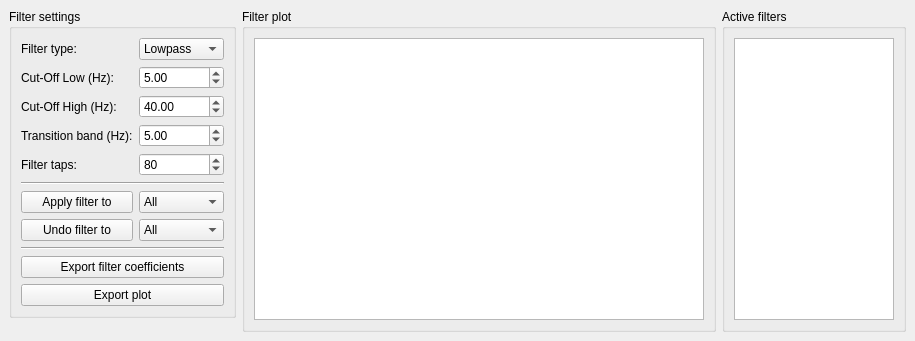
<?xml version="1.0" encoding="UTF-8"?>
<ui version="4.0">
 <class>FilterWindowDockWidget</class>
 <widget class="QDockWidget" name="FilterWindowDockWidget">
  <property name="geometry">
   <rect>
    <x>0</x>
    <y>0</y>
    <width>896</width>
    <height>341</height>
   </rect>
  </property>
  <property name="allowedAreas">
   <set>Qt::BottomDockWidgetArea|Qt::TopDockWidgetArea</set>
  </property>
  <property name="windowTitle">
   <string>Filter</string>
  </property>
  <widget class="QWidget" name="dockWidgetContents">
   <layout class="QVBoxLayout" name="verticalLayout_2">
    <item>
     <layout class="QGridLayout" name="gridLayout_4">
      <property name="topMargin">
       <number>0</number>
      </property>
      <item row="0" column="0">
       <widget class="QGroupBox" name="m_groupBox_filterSettings">
        <property name="sizePolicy">
         <sizepolicy hsizetype="Fixed" vsizetype="Fixed">
          <horstretch>0</horstretch>
          <verstretch>0</verstretch>
         </sizepolicy>
        </property>
        <property name="minimumSize">
         <size>
          <width>0</width>
          <height>0</height>
         </size>
        </property>
        <property name="maximumSize">
         <size>
          <width>16777215</width>
          <height>16777215</height>
         </size>
        </property>
        <property name="title">
         <string>Filter settings</string>
        </property>
        <layout class="QGridLayout" name="gridLayout">
         <item row="0" column="0">
          <layout class="QGridLayout" name="gridLayout_3">
           <property name="leftMargin">
            <number>0</number>
           </property>
           <property name="topMargin">
            <number>0</number>
           </property>
           <property name="rightMargin">
            <number>0</number>
           </property>
           <property name="verticalSpacing">
            <number>6</number>
           </property>
           <item row="3" column="1">
            <widget class="QDoubleSpinBox" name="m_doubleSpinBox_transitionband">
             <property name="maximum">
              <double>999.000000000000000</double>
             </property>
             <property name="singleStep">
              <double>1.000000000000000</double>
             </property>
             <property name="value">
              <double>5.000000000000000</double>
             </property>
            </widget>
           </item>
           <item row="3" column="0">
            <widget class="QLabel" name="m_label_transitionBand">
             <property name="text">
              <string>Transition band (Hz):</string>
             </property>
            </widget>
           </item>
           <item row="2" column="0">
            <widget class="QLabel" name="m_label_highpass">
             <property name="text">
              <string>Cut-Off High (Hz):</string>
             </property>
            </widget>
           </item>
           <item row="0" column="1">
            <widget class="QComboBox" name="m_comboBox_filterType">
             <property name="sizePolicy">
              <sizepolicy hsizetype="Fixed" vsizetype="Fixed">
               <horstretch>0</horstretch>
               <verstretch>0</verstretch>
              </sizepolicy>
             </property>
             <item>
              <property name="text">
               <string>Lowpass</string>
              </property>
             </item>
             <item>
              <property name="text">
               <string>Highpass</string>
              </property>
             </item>
             <item>
              <property name="text">
               <string>Bandpass</string>
              </property>
             </item>
            </widget>
           </item>
           <item row="0" column="0">
            <widget class="QLabel" name="m_label_filterType">
             <property name="text">
              <string>Filter type:</string>
             </property>
            </widget>
           </item>
           <item row="7" column="1">
            <widget class="QComboBox" name="m_comboBox_filterUndoTo">
             <item>
              <property name="text">
               <string>All</string>
              </property>
             </item>
             <item>
              <property name="text">
               <string>MEG</string>
              </property>
             </item>
             <item>
              <property name="text">
               <string>EEG</string>
              </property>
             </item>
             <item>
              <property name="text">
               <string>ECG</string>
              </property>
             </item>
             <item>
              <property name="text">
               <string>EOG</string>
              </property>
             </item>
             <item>
              <property name="text">
               <string>EMG</string>
              </property>
             </item>
            </widget>
           </item>
           <item row="2" column="1">
            <widget class="QDoubleSpinBox" name="m_doubleSpinBox_highpass">
             <property name="maximum">
              <double>999.000000000000000</double>
             </property>
             <property name="singleStep">
              <double>1.000000000000000</double>
             </property>
             <property name="value">
              <double>40.000000000000000</double>
             </property>
            </widget>
           </item>
           <item row="6" column="1">
            <widget class="QComboBox" name="m_comboBox_filterApplyTo">
             <item>
              <property name="text">
               <string>All</string>
              </property>
             </item>
             <item>
              <property name="text">
               <string>MEG</string>
              </property>
             </item>
             <item>
              <property name="text">
               <string>EEG</string>
              </property>
             </item>
             <item>
              <property name="text">
               <string>ECG</string>
              </property>
             </item>
             <item>
              <property name="text">
               <string>EOG</string>
              </property>
             </item>
             <item>
              <property name="text">
               <string>EMG</string>
              </property>
             </item>
            </widget>
           </item>
           <item row="7" column="0">
            <widget class="QPushButton" name="m_pushButton_undoFiltering">
             <property name="sizePolicy">
              <sizepolicy hsizetype="Preferred" vsizetype="Fixed">
               <horstretch>0</horstretch>
               <verstretch>0</verstretch>
              </sizepolicy>
             </property>
             <property name="text">
              <string>Undo filter to</string>
             </property>
            </widget>
           </item>
           <item row="6" column="0">
            <widget class="QPushButton" name="m_pushButton_applyFilter">
             <property name="sizePolicy">
              <sizepolicy hsizetype="Preferred" vsizetype="Fixed">
               <horstretch>0</horstretch>
               <verstretch>0</verstretch>
              </sizepolicy>
             </property>
             <property name="text">
              <string>Apply filter to</string>
             </property>
            </widget>
           </item>
           <item row="1" column="1">
            <widget class="QDoubleSpinBox" name="m_doubleSpinBox_lowpass">
             <property name="maximum">
              <double>999.000000000000000</double>
             </property>
             <property name="singleStep">
              <double>1.000000000000000</double>
             </property>
             <property name="value">
              <double>5.000000000000000</double>
             </property>
            </widget>
           </item>
           <item row="9" column="0" colspan="2">
            <widget class="QPushButton" name="m_pushButton_exportFilter">
             <property name="text">
              <string>Export filter coefficients</string>
             </property>
            </widget>
           </item>
           <item row="8" column="0" colspan="2">
            <widget class="Line" name="line_2">
             <property name="orientation">
              <enum>Qt::Horizontal</enum>
             </property>
            </widget>
           </item>
           <item row="1" column="0">
            <widget class="QLabel" name="m_label_lowpass">
             <property name="text">
              <string>Cut-Off Low (Hz):</string>
             </property>
            </widget>
           </item>
           <item row="4" column="0">
            <widget class="QLabel" name="label">
             <property name="text">
              <string>Filter taps:</string>
             </property>
            </widget>
           </item>
           <item row="10" column="0" colspan="2">
            <widget class="QPushButton" name="m_pushButton_exportPlot">
             <property name="text">
              <string>Export plot</string>
             </property>
            </widget>
           </item>
           <item row="4" column="1">
            <widget class="QSpinBox" name="m_spinBox_filterTaps">
             <property name="minimum">
              <number>9</number>
             </property>
             <property name="maximum">
              <number>256</number>
             </property>
             <property name="value">
              <number>80</number>
             </property>
            </widget>
           </item>
           <item row="5" column="0" colspan="2">
            <widget class="Line" name="line">
             <property name="orientation">
              <enum>Qt::Horizontal</enum>
             </property>
            </widget>
           </item>
          </layout>
         </item>
        </layout>
       </widget>
      </item>
      <item row="1" column="0">
       <spacer name="verticalSpacer">
        <property name="orientation">
         <enum>Qt::Vertical</enum>
        </property>
        <property name="sizeHint" stdset="0">
         <size>
          <width>20</width>
          <height>40</height>
         </size>
        </property>
       </spacer>
      </item>
      <item row="0" column="1" rowspan="2">
       <widget class="QGroupBox" name="m_groupBox_filterPlot">
        <property name="sizePolicy">
         <sizepolicy hsizetype="Expanding" vsizetype="Expanding">
          <horstretch>0</horstretch>
          <verstretch>0</verstretch>
         </sizepolicy>
        </property>
        <property name="minimumSize">
         <size>
          <width>0</width>
          <height>0</height>
         </size>
        </property>
        <property name="maximumSize">
         <size>
          <width>16777215</width>
          <height>16777215</height>
         </size>
        </property>
        <property name="title">
         <string>Filter plot</string>
        </property>
        <layout class="QHBoxLayout" name="horizontalLayout">
         <item>
          <widget class="QGraphicsView" name="m_graphicsView_filterPlot">
           <property name="sizePolicy">
            <sizepolicy hsizetype="Expanding" vsizetype="Expanding">
             <horstretch>0</horstretch>
             <verstretch>0</verstretch>
            </sizepolicy>
           </property>
           <property name="minimumSize">
            <size>
             <width>450</width>
             <height>0</height>
            </size>
           </property>
          </widget>
         </item>
        </layout>
       </widget>
      </item>
      <item row="0" column="2" rowspan="2">
       <widget class="QGroupBox" name="m_groupBox_activeFilters">
        <property name="sizePolicy">
         <sizepolicy hsizetype="Preferred" vsizetype="Preferred">
          <horstretch>0</horstretch>
          <verstretch>0</verstretch>
         </sizepolicy>
        </property>
        <property name="title">
         <string>Active filters</string>
        </property>
        <layout class="QVBoxLayout" name="verticalLayout">
         <item>
          <widget class="QTableView" name="m_tableView_activeFilters">
           <property name="sizePolicy">
            <sizepolicy hsizetype="Minimum" vsizetype="Preferred">
             <horstretch>0</horstretch>
             <verstretch>0</verstretch>
            </sizepolicy>
           </property>
           <property name="minimumSize">
            <size>
             <width>160</width>
             <height>0</height>
            </size>
           </property>
           <property name="maximumSize">
            <size>
             <width>250</width>
             <height>16777215</height>
            </size>
           </property>
          </widget>
         </item>
        </layout>
       </widget>
      </item>
     </layout>
    </item>
   </layout>
  </widget>
 </widget>
 <resources/>
 <connections/>
</ui>
